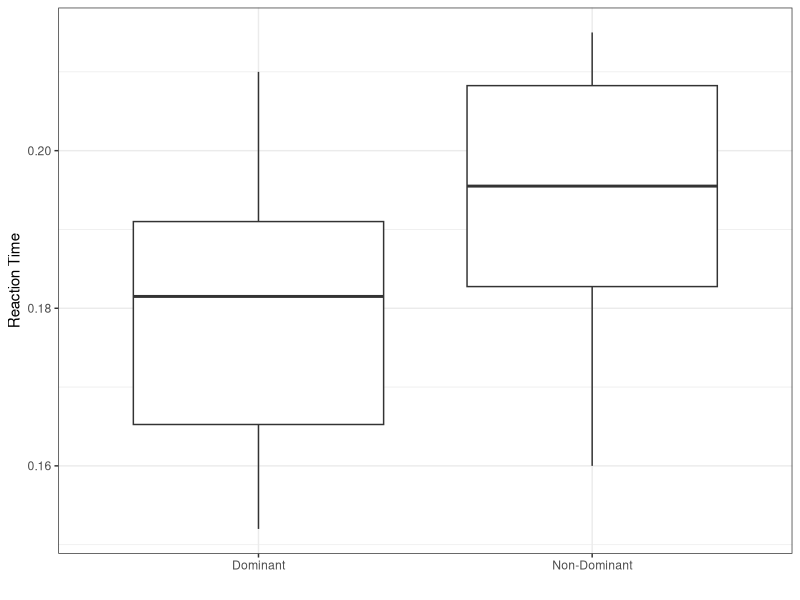
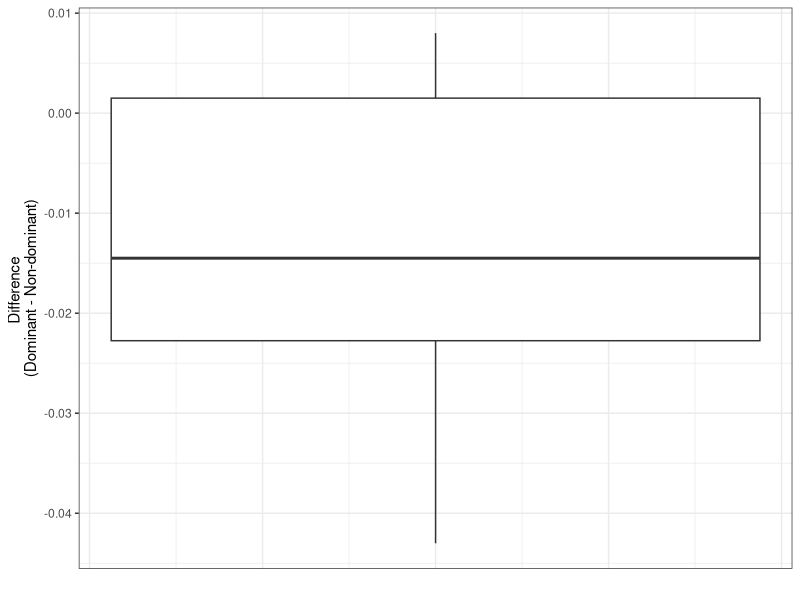

Generate these figures, in order, with R:
## ---- chunk 1
library(tidyverse)
## ---- chunk 2
g1 <- c(17.6, 20.2, 19.5, 11.3, 13.0, 
        16.3, 15.3, 16.2, 12.2, 14.8, 
        21.3, 22.1, 16.9, 17.6, 18.4)
g2 <- c(17.3, 19.1, 18.4, 11.5, 12.7, 
        15.8, 14.9, 15.3, 12.0, 14.2, 
        21.0, 21.0, 16.1, 16.7, 17.5)
garage <- tibble(g1, g2)
## ---- chunk 3
t.test(garage$g1, garage$g2, 
       paired = TRUE, 
       conf.level = 0.95)
## ---- chunk 4
t.test(garage$g1, garage$g2,
       paired = TRUE,
       mu = 0,
       alternative = "greater")
## ---- chunk 5
dom <- c(0.177, 0.210, 0.186, 0.189, 0.198, 0.194, 
         0.160, 0.163, 0.166, 0.152, 0.190, 0.172)
non <- c(0.179, 0.202, 0.208, 0.184, 0.215, 0.193, 
         0.194, 0.160, 0.209, 0.164, 0.210, 0.197)
students <- tibble(dom, non)
## ---- chunk 6
students <- students %>% 
  mutate(d = dom - non) # create the difference

head(students, n = 3) # view the dataset on the slide
## ---- chunk 7
students %>% ggplot(aes()) +
  geom_boxplot(aes(y = dom, x = "Dominant")) +
  geom_boxplot(aes(y = non, x = "Non-Dominant")) +
  labs(x = "",
       y = "Reaction Time") +
  theme_bw() 
## ---- chunk 8
students %>% ggplot(aes(y = d)) +
  geom_boxplot() +
  labs(x = "",
       y = "Difference \n(Dominant - Non-dominant)") +
  theme_bw() +
  theme(axis.text.x = element_blank(),
        axis.ticks.x = element_blank())
## ---- chunk 9
students %>% summarize(mean(dom), sd(dom), # summary of dominant hand
                       mean(non), sd(non), # summary of non-dominant hand
                       mean(d), sd(d)) # summary of difference
## ---- chunk 10
t.test(students$dom, students$non, 
       paired = TRUE, 
       conf.level = 0.99)
## ---- chunk 11
t.test(students$dom, students$non, 
       paired = TRUE, 
       mu = 0,
       alternative = "two")
